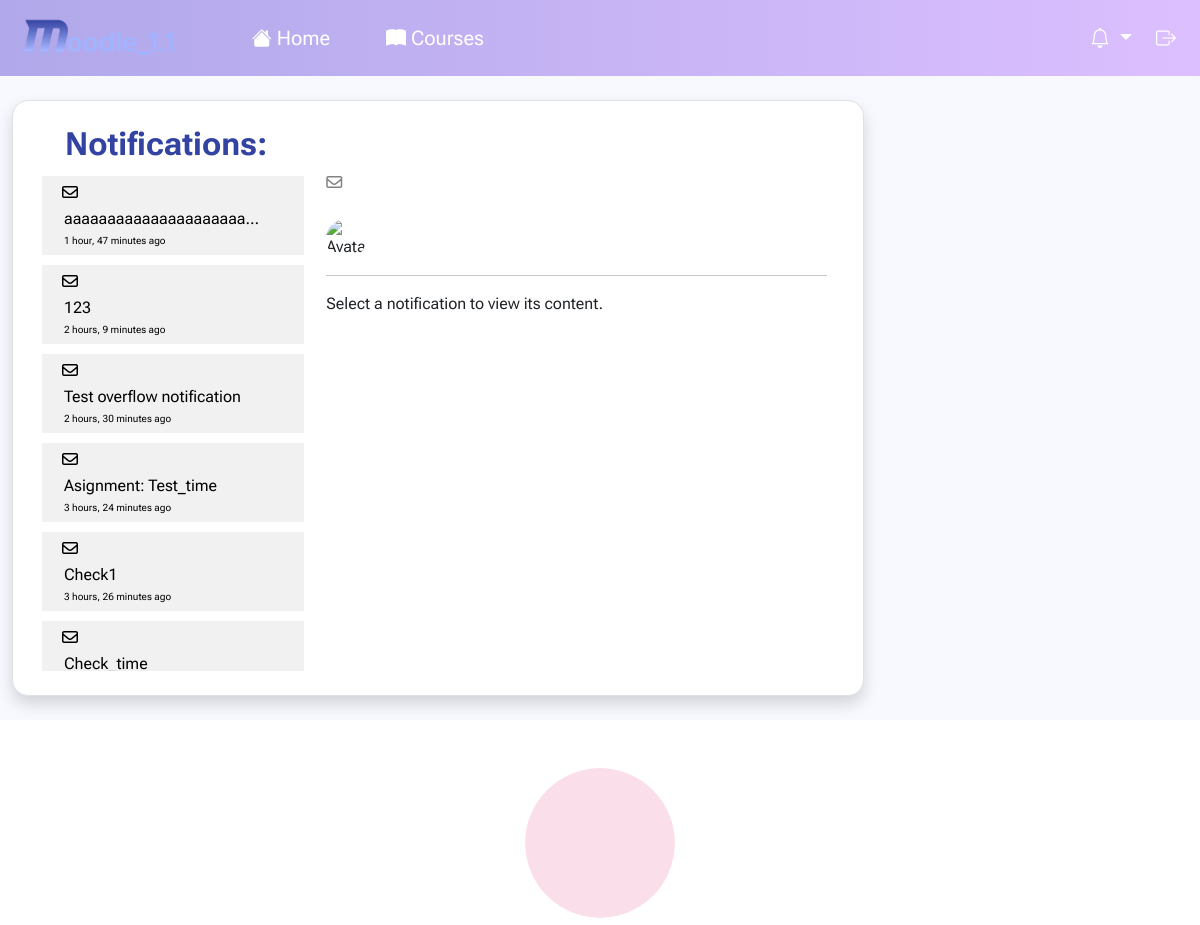
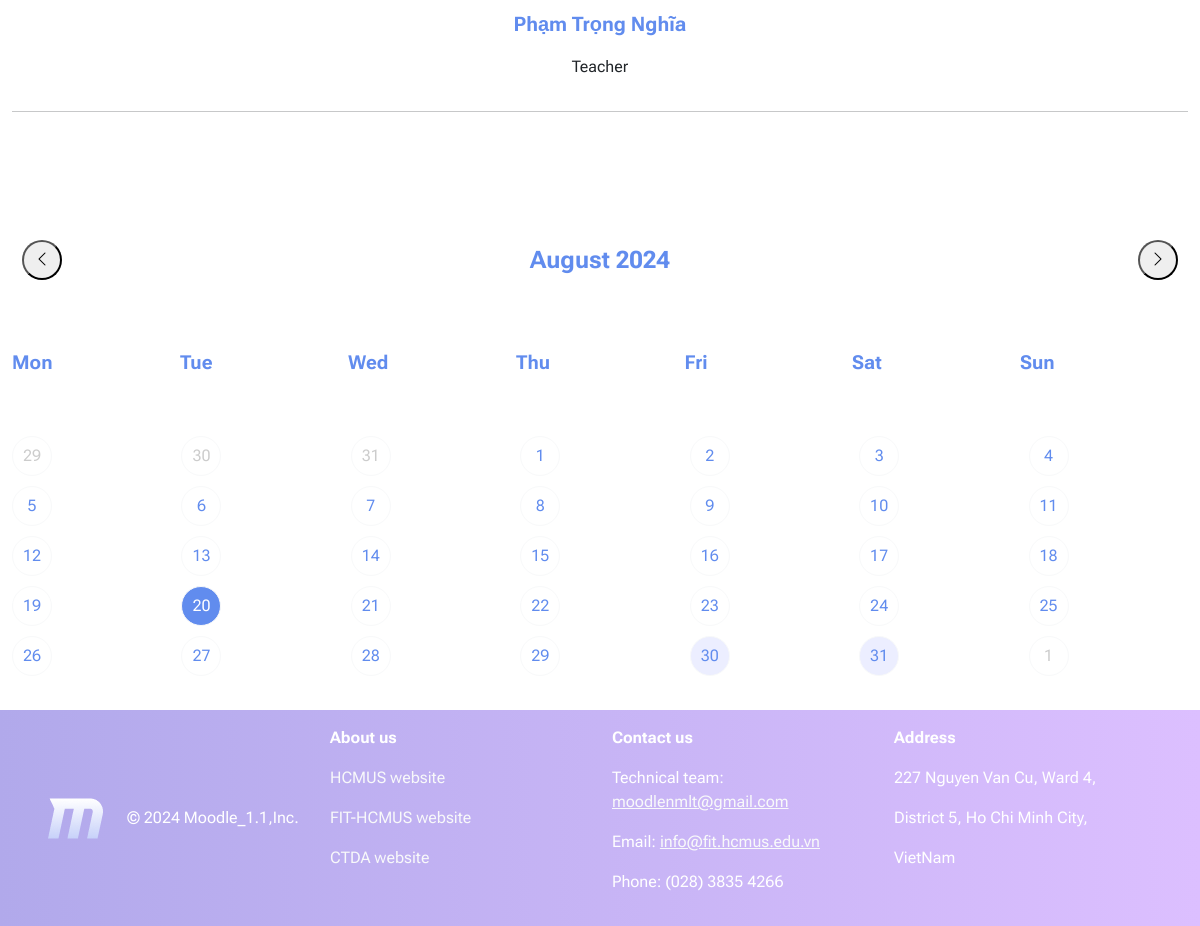
Page /annoucements/ (signed in) on the committed database (2 pictures, top to bottom).
### courses/models.py (models this page shows, shortened)
class Notification(models.Model):
    id = models.AutoField(primary_key=True)
    author = models.ForeignKey(User, on_delete=models.CASCADE)
    ForClass = models.ForeignKey(CourseClass, on_delete=models.CASCADE, null=True)
    title = models.CharField(max_length=100, blank=True, null=True)
    text = CKEditor5Field('Text', config_name='extends', null=True, blank=True)
    date_created = models.DateTimeField(auto_now_add=True)

### users/models.py (models this page shows)
class User(AbstractUser):
    class Gender(models.TextChoices):
        MALE = "MALE", "Male"
        FEMALE = "FEMALE", "Female"
        NONE = "NONE", "None"
    inClass = models.CharField(max_length=8, null=True, blank=True)
    birthday = models.DateField(blank=True, null=True)
    sex = models.CharField(max_length=6, choices=Gender, default=Gender.NONE)
    country = models.CharField(max_length=100, default="Viet Nam")
    city = models.CharField(max_length=100, default="Ho Chi Minh City")
    avatar = models.ImageField(default='users/avatar.svg', upload_to=upload_path_handle, validators=[file_size])

### users/views.py (the view)
# urls.py: path('annoucements/', views.view_all_announcements, name='all_announcements'),
@login_required(login_url='users:login')
def view_all_announcements(request):
    user, notifications_nav, events = getIn4(request)
    notifications = Notification.objects.filter(ForClass__participants__exact=user.id).order_by('-date_created')
    proccessed_notifications = []
    for notify in notifications:
        proccessed_notifications.append(notify.ForClass.className + ' - ' + notify.title)
        created_date = timezone.localtime(notify.date_created).strftime('%A, %d %B %Y, %I:%M %p')
        time_diff = timesince(notify.date_created)
        proccessed_notifications.append(time_diff + ' ago')
        proccessed_notifications.append(notify.author.avatar.url)
        proccessed_notifications.append(notify.title)
        proccessed_notifications.append('By ' + notify.author.first_name + ' ' + notify.author.last_name + ' - ' + created_date)
        proccessed_notifications.append(notify.text)
    return render(request, 'users/View_all_anouncements.html',
                  {'user': user, 'notifies': notifications_nav, 'notifications' : notifications, 'events': events, 'proccessed_notifications' : proccessed_notifications})

### users/templates/users/View_all_anouncements.html (shortened to what this page needs)
{% extends "NavLayout.html" %}
{% load static %}
{% block extra_attach %}
<link rel="stylesheet" href="{% static "css/style_notfications.css" %}">
{% endblock extra_attach %}
{% block content %}
<div class="container border bg-white shadow rounded-4 p-4 row">
    <h2 class="ms-3" style="color: #3343A1"><b>Notifications:</b></h2>
    <div class="col-4" style="overflow-y: auto; overflow-x:hidden; height:500px;">
        <div class="box_noti row">
            {% for notify in notifications %}
                <a href="" id="notify_{{ forloop.counter }}" class="nav-link">
                    <div class="row">
                        <div class="col-1">
                            <i class="fa-regular fa-envelope"></i>
                        </div>
                        <div class="col-11 text-truncate">
                            <p class="truncate_style" style="margin: 2px;">{{ notify.title }}</p>
                            <p style="margin: 2px; font-size: 10px;">{{ notify.date_created|timesince }} ago</p>
                        </div>
                    </div>
                </a>
            {% endfor %}
        </div>
    </div>
    <div class="col" style="overflow-y: auto; overflow-x:hidden; height:500px; margin-left: 10px;">
        <div class="row">
            <div class="col-auto">
                <i class="fa-regular fa-envelope" style="color: #828282;"></i>
            </div>
            <div class="col text-truncate">
            </div>
        </div>
        <br>
        <div class="row">
            <div class="col-auto">
                <img id="AuthorAvatar" class="crop-avt avatar" src="" alt="Avatar">
            </div>
            <div class="col text-truncate">
            </div>
        </div>
        <hr>
        <div id="Text" class="ck-content">
            <p>
                Select a notification to view its content.
            </p>
        </div>
    </div>
</div>
{% endblock content %}

### templates/NavLayout.html (shortened to what this page needs)
{% load static %}
<!DOCTYPE html>
<html lang="en">
<head>
    <link href="https://cdn.jsdelivr.net/npm/bootstrap@5.3.3/dist/css/bootstrap.min.css" rel="stylesheet">
    <link rel="stylesheet" href="https://cdn.jsdelivr.net/npm/bootstrap-icons@1.11.3/font/bootstrap-icons.min.css">
    <link rel="stylesheet" href="{% static 'css/Nav.css' %}">
    {% block extra_attach %}
    {% endblock extra_attach %}
</head>
<body>
    <div class="container-fluid d-flex top-bar" style="background-image:linear-gradient(
        to right, #B0A8EA 0%, #DCBFFF 100%); z-index: 3;">
        <nav class="navbar navbar-expand">
            <div class="container-fluid">
                <a class="navbar-brand" role="button" href="{% url 'home' %}">
                    <img src="{% static "img/home/logo.png" %}" alt="logo" class="img-fluid" style="max-width: 80%;">
                </a>
                <div class="navbar-nav box_nav gap-4">
                    <a href="{% url 'home' %}" class="nav-link fs-5 text-center rounded-4" style = "{% if request.resolver_match.url_name == 'home' %}
                                                                            color:#AEA7E9; font-weight: 700 !important; background-color: rgb(237, 237, 237);
                                                                            {% elif request.resolver_match.url_name == 'profile' %}
                                                                            color:#AEA7E9; font-weight: 700 !important; background-color: rgb(237, 237, 237);
                                                                            {% elif request.resolver_match.url_name == 'view_all_grades' %}
                                                                            color:#AEA7E9; font-weight: 700 !important; background-color: rgb(237, 237, 237);
                                                                            {% else %} color:#FFFFFF; {% endif %} width: 120px;">
                        <i class="bi bi-house-fill"></i>
                        Home
                    </a>
                    <a href="{% url 'courses:class_list' %}" class="nav-link fs-5 text-center rounded-4" style = " {% if request.resolver_match.url_name == 'class_list' %}
                                                                color:#AEA7E9; font-weight: 700 !important; background-color: rgb(237, 237, 237);
                                                            {% elif request.resolver_match.url_name == 'class_page' %}
                                                                color:#AEA7E9; font-weight: 700 !important; background-color: rgb(237, 237, 237);
                                                            {% elif request.resolver_match.url_name == 'participants' %}
                                                                color:#AEA7E9; font-weight: 700 !important; background-color: rgb(237, 237, 237);
                                                            {% elif request.resolver_match.url_name == 'view_announcement' %}
                                                                color:#AEA7E9; font-weight: 700 !important; background-color: rgb(237, 237, 237);
                                                            {% elif request.resolver_match.url_name == 'post_announcement' %}
                                                                color:#AEA7E9; font-weight: 700 !important; background-color: rgb(237, 237, 237);
                                                            {% elif request.resolver_match.url_name == 'view_material' %}
                                                                color:#AEA7E9; font-weight: 700 !important; background-color: rgb(237, 237, 237);
                                                            {% elif request.resolver_match.url_name == 'view_grading' %}
                                                                color:#AEA7E9; font-weight: 700 !important; background-color: rgb(237, 237, 237);
                                                            {% elif request.resolver_match.url_name == 'view_assignment' %}
                                                                color:#AEA7E9; font-weight: 700 !important; background-color: rgb(237, 237, 237);
                                                            {% elif request.resolver_match.url_name == 'view_all_grades' %}
                                                                color:#AEA7E9; font-weight: 700 !important; background-color: rgb(237, 237, 237);
                                                            {% elif request.resolver_match.url_name == 'view_comment' %}
                                                                color:#AEA7E9; font-weight: 700 !important; background-color: rgb(237, 237, 237);
                                                            {% else %} color:#FFFFFF; {% endif %} width: 120px;">
                        <i class="bi bi-book-fill"></i>
                        Courses
                    </a>
                </div>
            </div>
        </nav>
        <div class="ms-auto d-flex align-items-center" style="color: #FFFFFF;">
            <div class="dropdown">
                <button class="btn btn-outline-secondary fs-5 dropdown-toggle" type="button" data-bs-toggle="dropdown"
                style="--bs-btn-border-color: none; --bs-btn-color: #fff; --bs-btn-hover-bg: #ddd;
                --bs-btn-active-bg: rgb(237, 237, 237); --bs-btn-active-color: #AEA7E9;">
                    <i class="bi bi-bell"></i>
                </button>
            </div>
            <button type="button" class="btn btn-outline-secondary fs-5" data-bs-toggle="modal" data-bs-target="#LogoutModal"
            style="--bs-btn-border-color: none; --bs-btn-hover-bg: #ddd; --bs-btn-active-bg: #ddd; --bs-btn-color: #fff">
                <i class="bi bi-box-arrow-right"></i>
            </button>
        </div>
    </div>
    <div class="container-fluid" style="min-height: 90vh">
        <div class="row">
            <div class="col-9 border-1 rounded-5 p-4">
                {% block content %}
                {% endblock content %}
            </div>
            <div class="col bg-white">
                <div class=" mt-5 mb-2">
                    <a href="{% url 'users:profile' %}" class="d-flex flex-column align-items-center link-dark link-underline link-underline-opacity-0">
                        <img src="{{ user.avatar.url }}" alt="avatar" width="150" height="150" class="img-fluid" style="border-radius: 50%;">
                        <p class="mt-3 fs-5 fw-bold" style="color: #618CEE">{{ user.first_name }} {{ user.last_name }}</p>
                        <p class="fs-6">{% if user.is_superuser %}
                                Admin
                            {% elif user.is_staff %}
                                Teacher
                            {% else %}
                                Student
                            {% endif %}
                        </p>
                    </a>
                </div>
                <hr>
                <div class="d-flex calendar">
                    <div class="calendar header d-flex flex-row">
                        <button id="prev">
                            <i class="bi bi-chevron-left"></i>
                        </button>
                        <div class="calendar month" id="monthYear"></div>
                        <button id="next">
                            <i class="bi bi-chevron-right"></i>
                        </button>
                    </div>
                    <div class="calendar days">
                        <div class="day">Mon</div>
                        <div class="day">Tue</div>
                        <div class="day">Wed</div>
                        <div class="day">Thu</div>
                        <div class="day">Fri</div>
                        <div class="day">Sat</div>
                        <div class="day">Sun</div>
                    </div>
                    <div class="calendar dates" id="dates"></div>
                </div>
            </div>
        </div>
    </div>
    <div class="container-fluid py-3 px-5" style="background-image:linear-gradient(
        to right, #B1A9EB 0%, #DCBFFF 100%); color: #FFFFFF">
        <div class="row" >
            <div class="col-3 d-flex align-items-center">
                <img src="{% static "img/home/letterM1.png" %}" alt="LetterM" class="d-inline-block align-text-center me-4">
                © 2024 Moodle_1.1,Inc.
            </div>
            <div class="col-3 d-flex flex-column">
                <p class="fw-bold">About us</p>
                <p><a href="https://hcmus.edu.vn/" class="link-light link-offset-2 link-underline link-underline-opacity-0">
                    HCMUS website
                </a></p>
                <p><a href="https://www.fit.hcmus.edu.vn/" class="link-light link-offset-2 link-underline link-underline-opacity-0">
                    FIT-HCMUS website
                </a></p>
                <p><a href="https://www.ctda.hcmus.edu.vn/" class="link-light link-offset-2 link-underline link-underline-opacity-0">
                    CTDA website
                </a></p>
            </div>
            <div class="col-3 d-flex flex-column">
                <p class="fw-bold">Contact us</p>
                <p>Technical team: <a href="mailto: moodlenmlt@gmail.com"  class="link-light">  moodlenmlt@gmail.com </a></p>
                <p>Email: <a href="mailto: info@fit.hcmus.edu.vn" class="link-light">  info@fit.hcmus.edu.vn </a></p>
                <p>Phone: (028) 3835 4266</p>
            </div>
            <div class="col-3 d-flex flex-column">
                <p class="fw-bold">Address</p>
                <p>227 Nguyen Van Cu, Ward 4,</p>
                <p>District 5, Ho Chi Minh City,</p>
                <p>VietNam</p>
            </div>
        </div>
    </div>
</body>
</html>

### static/css/Nav.css (style rules this page uses)
body { font-family: "Roboto Flex", sans-serif; background-color: #F8F9FE; }
.top-bar { position: sticky; top: 0; }
.box_nav { text-align: left; }
.box_nav a { display: inline-block; padding: 15px 30px; text-decoration: none; }

### static/css/style_notfications.css (style rules this page uses)
.box_noti { text-align: left; }
.box_noti a { display: inline-block; padding: 5px 20px; color: black; background-color: #f1f1f1; margin: 5px; }
.avatar { width: 40px; height: 40px; border-radius: 50%; display: block; object-fit: cover; }
.crop-avt { width: 40px; height: 40px; object-position: 50% 50%; }

### rows in the picture
Notification: title "aaaaaaaaaaaaaaaaaaaaa…", date_created "1 hour, 47 minutes"
Notification: title "123", date_created "2 hours, 9 minutes"
Notification: title "Test overflow notification", date_created "2 hours, 30 minutes"
Notification: title "Asignment: Test_time", date_created "3 hours, 24 minutes"
Notification: title "Check1", date_created "3 hours, 26 minutes"
Notification: title "Check_time"
User: avatar (placeholder picture), first_name "Phạm Trọng", last_name "Nghĩa"
